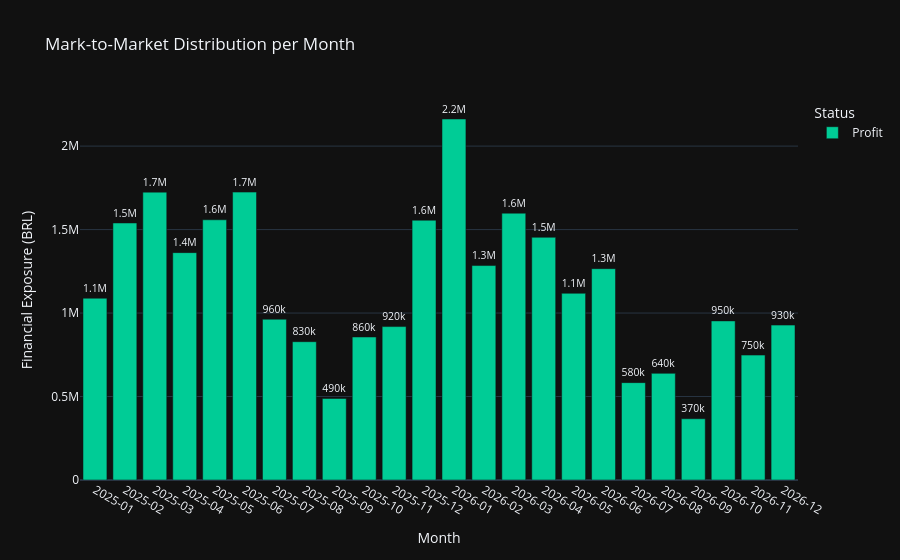

The notebook cell this image was saved under:
### Markdown cell above
Mark-to-Market (MtM) Calculation

We calculate the fair value of the portfolio by comparing the contracted positions against the current forward curves, discounting the cash flows to the Base Date.

### Code cell
# Initialize Engine
engine = RiskEngine()

# Calculate MtM
mtm_matrix, total_mtm = engine.calculate_mtm(portfolio_balance, fwd_curves, discount_curve)

print(f"--- Total Portfolio MtM: BRL {total_mtm:,.2f} ---")

# Prepare data for Plotly
mtm_per_month = mtm_matrix.sum()
# Convert Series to DataFrame for easier plotting with custom colors
df_mtm = mtm_per_month.to_frame(name='MtM Value')
# Format index for better labels
df_mtm.index = df_mtm.index.strftime('%Y-%m')
# Define color based on profit/loss
df_mtm['Status'] = df_mtm['MtM Value'].apply(lambda x: 'Profit' if x >= 0 else 'Loss')

# Plot Interactive Bar Chart
fig = px.bar(
    df_mtm,
    y='MtM Value',
    color='Status',
    title='Mark-to-Market Distribution per Month',
    color_discrete_map={'Profit': '#00CC96', 'Loss': '#EF553B'}, # Professional green/red hex codes
    text_auto='.2s' # Show Values on bars (k/M suffix)
)

fig.update_layout(
    xaxis_title="Month",
    yaxis_title="Financial Exposure (BRL)",
    xaxis={'type': 'category'} # Ensures dates are treated as labels
)
fig.update_traces(textposition='outside')
fig.show()

### Figure 1 — Plotly figure (JSON) as saved in the notebook; plotly's stock layout.template omitted (floating-point values rounded to 4 significant figures)
{"data": [{"hovertemplate": "Status=Profit<br>index=%{x}<br>MtM Value=%{y}<extra></extra>", "legendgroup": "Profit", "marker": {"color": "#00CC96", "pattern": {"shape": ""}}, "name": "Profit", "orientation": "v", "showlegend": true, "textposition": "outside", "texttemplate": "%{y:.2s}", "type": "bar", "x": ["2025-01", "2025-02", "2025-03", "2025-04", "2025-05", "2025-06", "2025-07", "2025-08", "2025-09", "2025-10", "2025-11", "2025-12", "2026-01", "2026-02", "2026-03", "2026-04", "2026-05", "2026-06", "2026-07", "2026-08", "2026-09", "2026-10", "2026-11", "2026-12"], "xaxis": "x", "y": [1089000.0, 1540000.0, 1724000.0, 1362000.0, 1559000.0, 1724000.0, 963000.0, 828500.0, 488400.0, 856500.0, 918900.0, 1556000.0, 2162000.0, 1285000.0, 1598000.0, 1454000.0, 1118000.0, 1266000.0, 583200.0, 638800.0, 366800.0, 953000.0, 748100.0, 927700.0], "yaxis": "y"}], "layout": {"barmode": "relative", "legend": {"title": {"text": "Status"}, "tracegroupgap": 0}, "title": {"text": "Mark-to-Market Distribution per Month"}, "xaxis": {"anchor": "y", "domain": [0, 1], "title": {"text": "Month"}, "type": "category"}, "yaxis": {"anchor": "x", "domain": [0, 1], "title": {"text": "Financial Exposure (BRL)"}}}}
